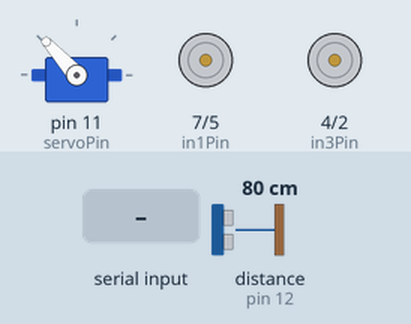
Bench run of a sketch on a simulated Arduino Uno, built with avr-gcc and run on an emulated ATmega328P. Shown: servo, motor-driver pin pairs drawn as motors (green arrow = first pin HIGH = forward, orange = second pin HIGH = backward, longer = more drive, scaled by the enable pin). Wiring (inferred from the names in the program): ultrasonic range finder: trigger pin 13; echo pin 12. The inputs (shaded band) are chosen by the test bench; at power-on: distance to the obstacle (sensor on pin 12) 80 cm. The echo pulse lasts 58.3 µs per cm; what the sketch prints to the serial monitor is not drawn.

Above: at 1.2 s.
1.3 s: "w" received over the second serial link
At 2.4 s:
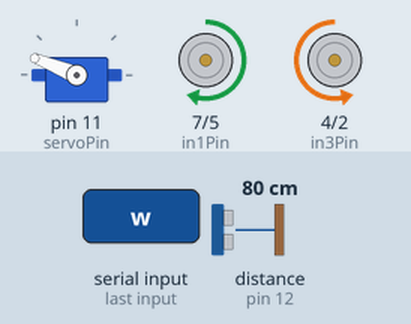
4.3 s: "a" received over the second serial link
At 5.4 s:
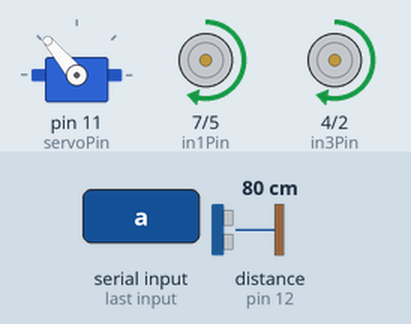
7.3 s: "s" received over the second serial link
At 7.9 s:
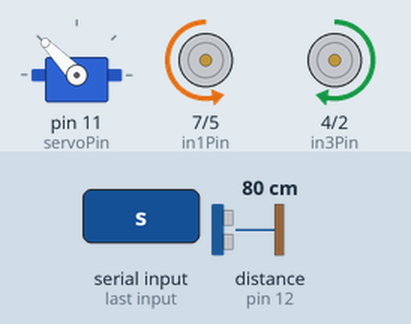
10.3 s: "1" received over the second serial link
At 11.4 s:
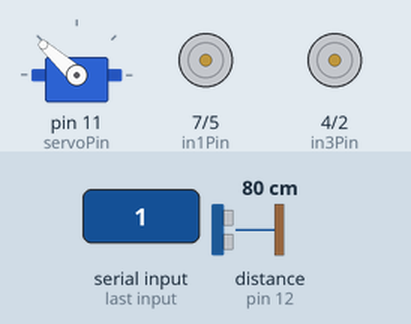
13.3 s: "d" received over the second serial link
At 14.2 s:
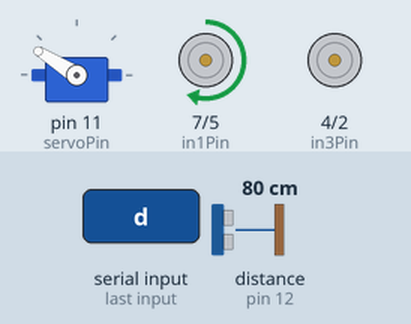
16.3 s: distance to the obstacle (sensor on pin 12) set to 299 cm
Timing chart, 0 to 20.3 s (numbered marks = the images above; inputs shaded):
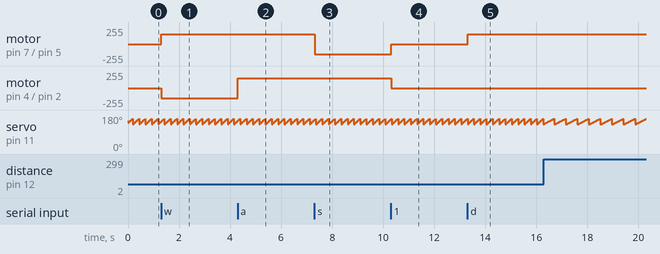

Measured:
- after the input at 1.3 s, motor on pin 7 (in1Pin) / pin 5 (in2Pin): stopped → forward 150/255 at once; motor on pin 4 (in3Pin) / pin 2 (in4Pin): stopped → backward 150/255 at once
- after the input at 4.3 s, motor on pin 4 (in3Pin) / pin 2 (in4Pin): backward 150/255 → forward 150/255 at once
- after the input at 7.3 s, motor on pin 7 (in1Pin) / pin 5 (in2Pin): forward 150/255 → backward 150/255 at once
- after the input at 10.3 s, motor on pin 7 (in1Pin) / pin 5 (in2Pin): backward 150/255 → stopped at once; motor on pin 4 (in3Pin) / pin 2 (in4Pin): forward 150/255 → stopped at once
- after the input at 13.3 s, motor on pin 7 (in1Pin) / pin 5 (in2Pin): stopped → forward 150/255 at once
- by itself, servo on pin 11 (servoPin): repeats every 0.45 s: 136° 0.03 s, 138° 0.03 s, 140° 0.03 s, 142° 0.03 s, 144° 0.03 s, 146° 0.03 s, 148° 0.03 s, 150° 0.03 s, 152° 0.03 s, 154° 0.03 s, 156° 0.03 s, 158° 0.03 s, 160° 0.03 s, 130° 0.03 s, 132° 0.03 s, 134° 0.03 s

The sketch:

robot-car-example.ino
```cpp
/*
 * Firmware for the "2WD Ultrasonic Motor Robot Car Kit"
 *
 * Stephen A. Edwards
 *
 * Hardware configuration:
 *  A pair of DC motors driven by an L298N H bridge motor driver
 *  An HC-SR04 ultrasonic range sensor mounted atop a small hobby servo
 */

#include <Servo.h>
#include <SoftwareSerial.h>

// Ultrasonic Module pins
const int trigPin = 13;  // 10 microsecond high pulse causes chirp, wait 50 us
const int echoPin = 12;  // Width of high pulse indicates distance

// Servo motor that aims ultrasonic sensor.
const int servoPin = 11; // PWM output for hobby servo

// Motor control pins: L298N H bridge
const int enAPin = 6; // Left motor PWM speed control
const int in1Pin = 7; // Left motor Direction 1
const int in2Pin = 5; // Left motor Direction 2
const int in3Pin = 4; // Right motor Direction 1
const int in4Pin = 2; // Right motor Direction 2
const int enBPin = 3; // Right motor PWM speed control

enum Motor { LEFT, RIGHT };

Servo servo;
SoftwareSerial mySerial(10, 9); // TX/RX pins


void setup() {
  mySerial.begin(115200);
  Serial.begin(9600);
  mySerial.println("- Bluetooth Driver Communications-");
  Serial.println("- USB Serial -");

  pinMode(trigPin, OUTPUT);
  pinMode(echoPin, INPUT);
  digitalWrite(trigPin, LOW);

  pinMode(enAPin, OUTPUT);
  pinMode(in1Pin, OUTPUT);
  pinMode(in2Pin, OUTPUT);
  pinMode(in3Pin, OUTPUT);
  pinMode(in4Pin, OUTPUT);
  pinMode(enBPin, OUTPUT);

  servo.attach(servoPin);
  servo.write(150);

  // make sure the motors are reset to 0 speed on reupload
  setSpeed(LEFT, 0);
  setSpeed(RIGHT, 0);

}

int angle = 140;

void loop() {
  Serial.println(readDistance());
  String t; //string to hold data from BT module

  while(mySerial.available()) { //keep reading bytes while they are still more in the buffer
    t = (char)mySerial.read(); //read byte, convert to char, and append it to string
  }

  if(t.length()) { //if string is not empty do the following
    switch (t.charAt(0)) {
          Serial.print(t);

      case 'w':
        Serial.print("Forward\n");
        setSpeed(LEFT, 150);
        setSpeed(RIGHT, -150); // right is reversed
        break;
      case 'd':
        Serial.print("Right\n");
        setSpeed(LEFT, 150);
        break;
      case 'a':
        Serial.print("Left\n");
        setSpeed(RIGHT, 150);
        break;
      case 's':
        Serial.print("Backward\n");
        setSpeed(LEFT, -150);
        setSpeed(RIGHT, 150);
        break;
      case ' ':
        setSpeed(LEFT, 0);
        setSpeed(RIGHT, 0);
        break;
      default:
        Serial.print("Invalid Syntax\n");
        setSpeed(LEFT, 0);
        setSpeed(RIGHT, 0);
        break;
    }
  }

  delay(10);
  servo.write(angle);
  angle += 2;
  if(angle > 160) {
    angle = 130;
  }
}


// Magic Code - Do Not Touch Unless You Know What You Are Doing


// Set motor speed: 255 full ahead, -255 full reverse, 0 stop
void setSpeed(enum Motor m, int speed)
{
  digitalWrite(m == LEFT ? in1Pin : in3Pin, speed > 0 ? HIGH : LOW );
  digitalWrite(m == LEFT ? in2Pin : in4Pin, speed <= 0 ? HIGH : LOW );
  analogWrite(m == LEFT ? enAPin : enBPin, speed < 0 ? -speed : speed );
}

// Read distance from the ultrasonic sensor, return mm
// Speed of sound in dry air, 20C is 343 m/s
// pulseIn returns time in microseconds (10^-6)
// 2d = p * 10^-6 s * 343 m/s = p * 0.00343 m = p * 0.343 mm/us
unsigned int readDistance()
{
  digitalWrite( trigPin, HIGH );
  delayMicroseconds(10);
  digitalWrite( trigPin, LOW );
  unsigned long period = pulseIn( echoPin, HIGH );
  return period * 343 / 2000;
}
```
